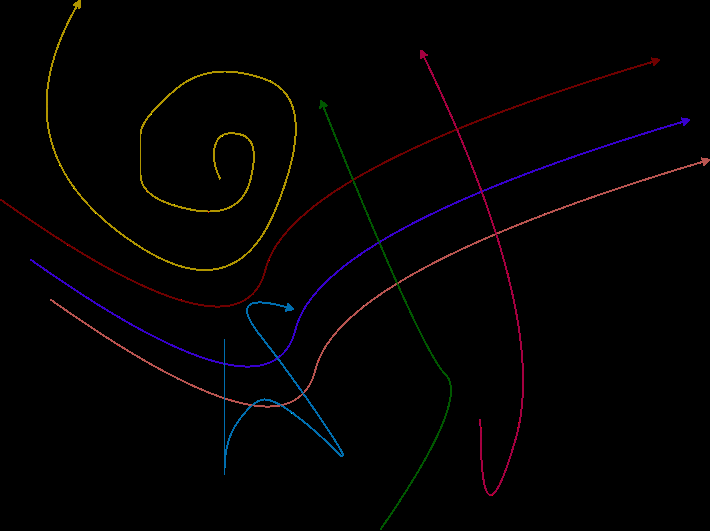
#> input picture path_extraction/data/img2.png, 710 x 531 px
$ python test_jj.py
#> lines starting #> are read from the running program, lines starting #| are printed output that depends on the picture; after the words box and inside, x2 and y2 are one past the last pixel; in counts of white or black regions, pixels touching at a corner belong together
import cv2
import numpy as np
from scipy.interpolate import CubicSpline

def skeletonize(img):
    """Convert a binary image to a 1-pixel-wide skeleton."""
    skeleton = np.zeros(img.shape, np.uint8)
    element = cv2.getStructuringElement(cv2.MORPH_CROSS, (3, 3))
    while True:
        eroded = cv2.erode(img, element)
        temp = cv2.dilate(eroded, element)
        temp = cv2.subtract(img, temp)
        skeleton = cv2.bitwise_or(skeleton, temp)
        img = eroded.copy()
        if cv2.countNonZero(img) == 0:
            break
    return skeleton

def trace_skeleton(skeleton):
    """Trace the skeleton from one endpoint to another using BFS."""
    # Find endpoints (pixels with exactly one neighbor)
    kernel = np.array([[1, 1, 1], [1, 10, 1], [1, 1, 1]], dtype=np.uint8)
    filtered = cv2.filter2D(skeleton, -1, kernel)
    endpoints = np.argwhere(filtered == 11)  # 1 neighbor (10 + 1)

    if len(endpoints) == 0:
        return None  # No endpoints found (closed loop)

    # Start from the first endpoint
    start = tuple(endpoints[0])
    visited = np.zeros_like(skeleton, dtype=bool)
    path = []

    # Define 8-directional movement
    directions = [(-1, -1), (-1, 0), (-1, 1),
                  (0, -1),          (0, 1),
                  (1, -1),  (1, 0), (1, 1)]

    stack = [start]
    while stack:
        node = stack.pop()
        if visited[node]:
            continue
        visited[node] = True
        path.append(node)
        # Explore neighbors
        neighbors = []
        for dx, dy in directions:
            x, y = node[0] + dx, node[1] + dy
            if 0 <= x < skeleton.shape[0] and 0 <= y < skeleton.shape[1]:
                if skeleton[x, y] == 255 and not visited[x, y]:
                    neighbors.append((x, y))
        # Reverse to maintain order (LIFO)
        stack.extend(reversed(neighbors))

    return np.array(path)

def process_arrow(image_path):
    # Load and preprocess image (arrow white on black)
#> called with image_path = 'data/img2.png'
    img = cv2.imread(image_path, 0)
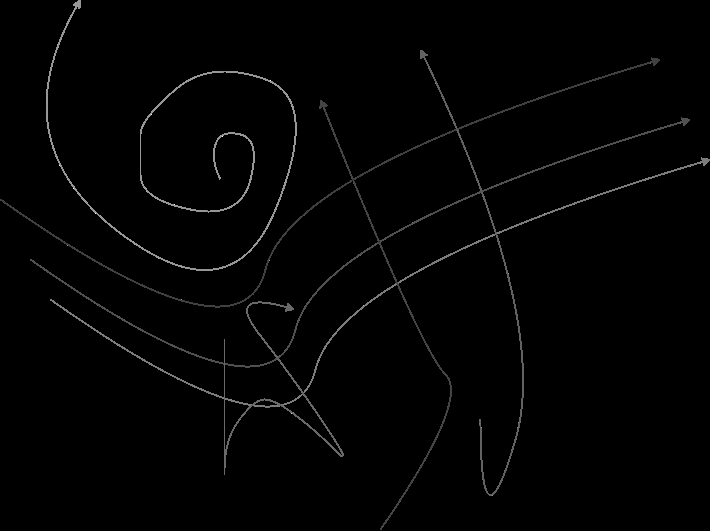
#> img: shape (531, 710); min 0, max 241, mean 2.7
    if img is None:
        print("Image not found")
        return None

    # Binarize and invert (arrow becomes white on black)
    _, binary = cv2.threshold(img, 127, 255, cv2.THRESH_BINARY_INV)
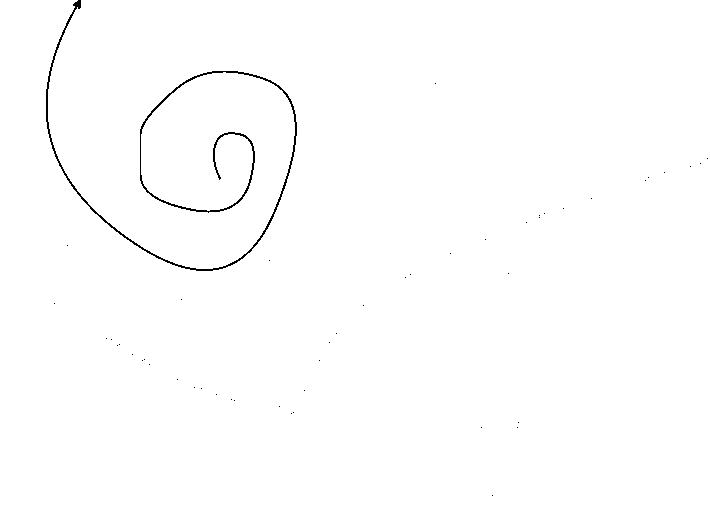
#> binary: shape (531, 710); 99.4% white; black in thin lines or dots, all inside (x1, y1, x2, y2) = (46, 0, 708, 496)

    # Skeletonize
    skeleton = skeletonize(binary)
#> the loop in skeletonize, `while True:` made 281 passes
#> pass 1, in skeletonize, `eroded = cv2.erode(img, element)`:
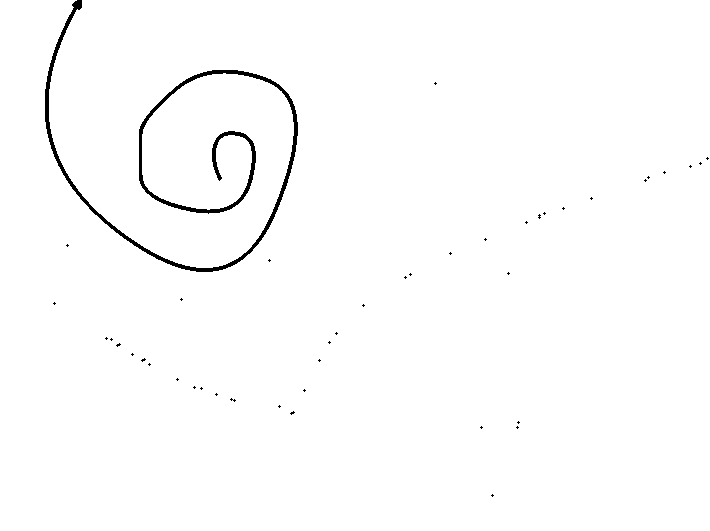
#> eroded: shape (531, 710); 98.9% white; 44 black regions (43 under 20 px), largest, box (x1, y1, x2, y2) and area: (45, 0, 298, 272) 4027
#> pass 1, in skeletonize, `temp = cv2.subtract(img, temp)`:
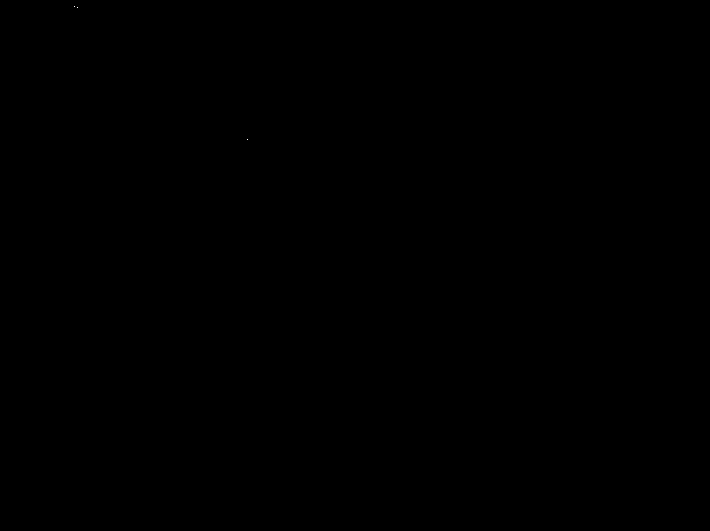
#> temp: shape (531, 710); 0% white in thin lines or dots, all inside (x1, y1, x2, y2) = (74, 6, 248, 140)
#> pass 2, in skeletonize, `eroded = cv2.erode(img, element)`:
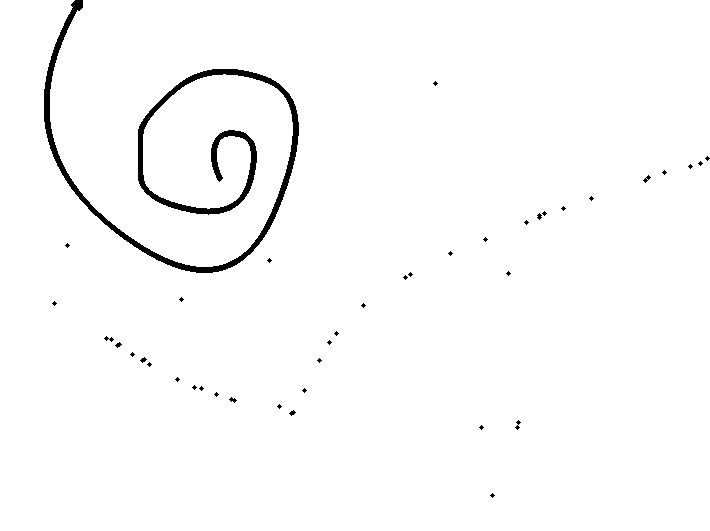
#> eroded: shape (531, 710); 98.3% white; 41 black regions (32 under 20 px), largest, box (x1, y1, x2, y2) and area: (44, 0, 299, 273) 5959, (643, 175, 651, 183) 26, (104, 336, 114, 342) 26
#> after the loop in skeletonize, `while True:`: eroded: shape (531, 710); every value is 0
#> after the loop in skeletonize, `while True:`:
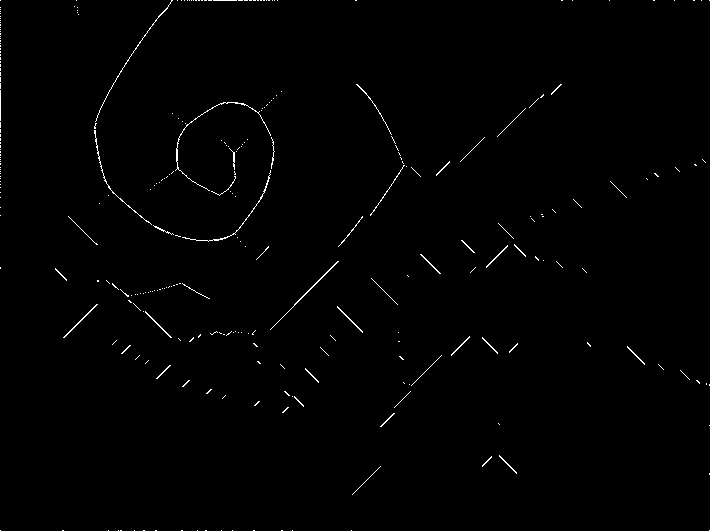
#> skeleton: shape (531, 710); 0.73% white in thin lines or dots

    # Trace skeleton to get ordered points
    path = trace_skeleton(skeleton)
#> in trace_skeleton, `filtered = cv2.filter2D(skeleton, -1, kernel)`:
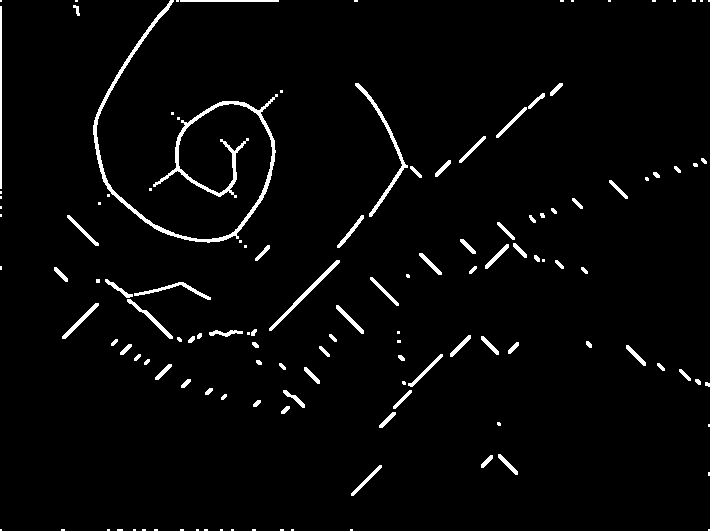
#> filtered: shape (531, 710); 2.8% white; 131 white regions (55 under 20 px), largest, box (x1, y1, x2, y2) and area: (93, 0, 278, 243) 3026, (355, 83, 408, 217) 595, (269, 260, 340, 331) 393
#> in trace_skeleton, `endpoints = np.argwhere(filtered == 11)`: endpoints = empty array
    if path is None or len(path) < 2:
        print("No valid path found")
        return None

    # Fit spline
    t = np.arange(len(path))
    cs_x = CubicSpline(t, path[:, 1])  # x = column (second index)
    cs_y = CubicSpline(t, path[:, 0])  # y = row (first index)
    t_fine = np.linspace(0, len(path)-1, 1000)
    x_fit = cs_x(t_fine)
    y_fit = cs_y(t_fine)
    fitted_curve = np.column_stack((x_fit, y_fit)).astype(np.int32)

    return fitted_curve

# Example usage
if __name__ == "__main__":
    curve = process_arrow("data/img2.png")

    if curve is not None:
        # Visualize
        img = cv2.imread(".png", 0)
        result = cv2.cvtColor(img, cv2.COLOR_GRAY2BGR)
        cv2.polylines(result, [curve], isClosed=False, color=(0, 0, 255), thickness=2)
        cv2.imshow("Result", result)
        cv2.waitKey(0)
        cv2.destroyAllWindows()
